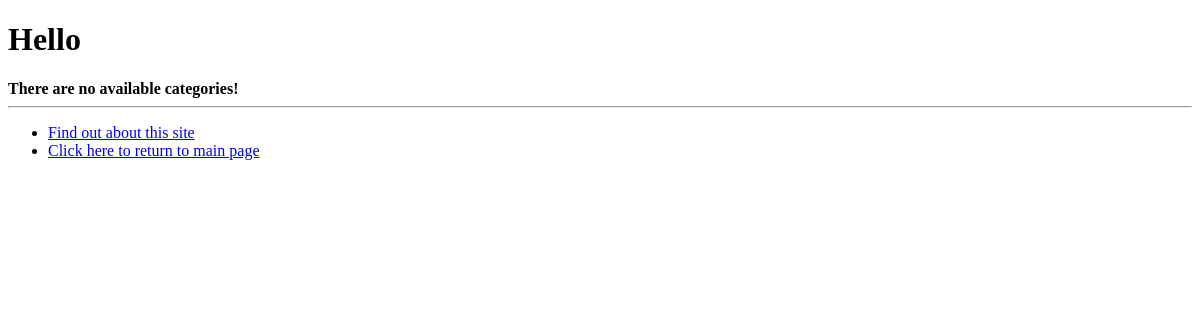
Page /storeapp/ on the earlier database version.
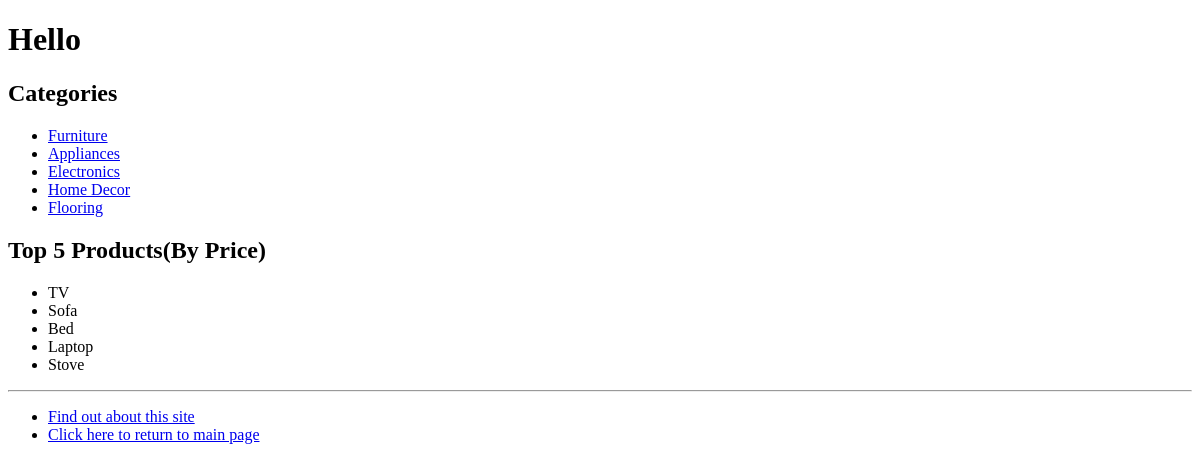
Same page on the later database version.
### storeapp/models.py (models this page shows, shortened)
class Category(models.Model):
    name = models.CharField(max_length=200)
    warehouse = models.CharField(max_length=100, null=False, blank=False, default=' ')

class Product(models.Model):
    category = models.ForeignKey(Category, related_name='products', on_delete=models.CASCADE)
    name = models.CharField(max_length=200)
    price = models.DecimalField(max_digits=10, decimal_places=2)
    stock = models.PositiveIntegerField(default=100, validators={})
    available = models.BooleanField(default=True)
    description = models.TextField(max_length=200, null=True, blank=True)
    interested = models.PositiveIntegerField(default=0)
    def __str__(self):
        return self.name

### storeapp/views.py (the view)
# urls.py: path(r'', views.index, name='index'),
def index(request):
    cat_list = Category.objects.all().order_by('id')[:10]
    pro_list = Product.objects.all().order_by('-price')[:5]
    return render(request, 'storeapp/index.html', {'cat_list': cat_list, 'pro_list': pro_list})

### storeapp/templates/storeapp/index.html
{% extends 'storeapp/base.html' %}
{% block body_block %}
    {% if cat_list %}
        <h2>Categories</h2>
        <ul>
            {% for cat  in cat_list %}
                <li> <a href="{% url 'storeapp:detail' cat.id %}">{{ cat.name }} </a></li>
            {% endfor %}
        </ul>
        {% if pro_list %}
            <h2>Top 5 Products(By Price)</h2>
            <ul>
                {% for pro  in pro_list %}
                    <li> {{ pro}} </li>
                {% endfor %}
            </ul>
        {% else %}
            <strong>There are no available Products!</strong>
        {% endif %}
    {% else %}
        <strong>There are no available categories!</strong>
    {% endif %}
{% endblock %}

Differences in the rows shown:
added Category: name "Furniture"
added Category: name "Appliances"
added Category: name "Electronics"
added Category: name "Home Decor"
added Category: name "Flooring"
added Product: name "TV"
added Product: name "Sofa"
added Product: name "Bed"
added Product: name "Laptop"
added Product: name "Stove"
Other differences:
text no longer shown: "There are no available categories!"
text now shown: "Categories Top 5 Products(By Price)"
